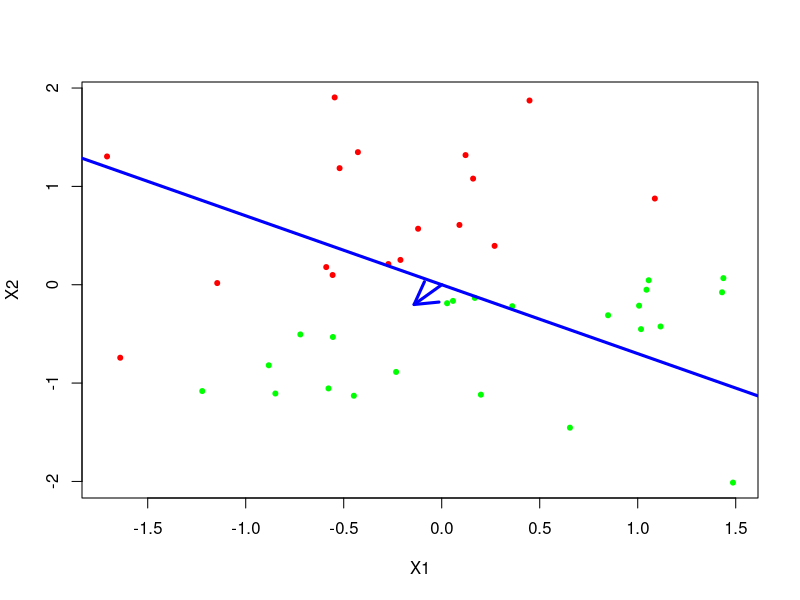
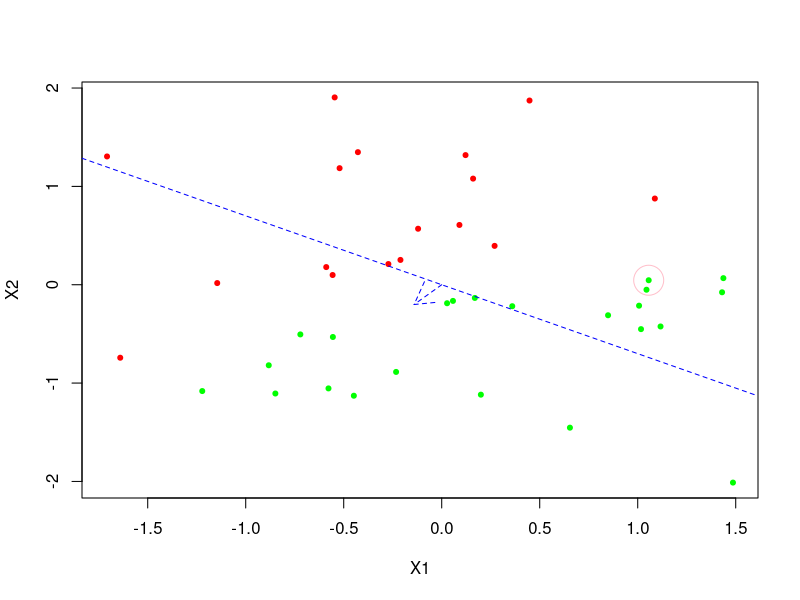

Generate these figures, in order, with R:
#################################
#     PERCEPTRON LEARNING:      #
#       AN ILLUSTRATION         #
#################################

# AUTHOR: Michiel Stock
# mail: michielfmstock@gmail.com
# date: 12 October 2016

# A small illustration of perceptron learning


# make simple classification dataset

toy.data <- data.frame(X1=rnorm(40), X2=rnorm(40))
toy.data$y <- ifelse(toy.data$X1>2*toy.data$X2, -1, 1)

toy.data

plot(X2~X1, data=toy.data,
     col=ifelse(toy.data$y < 0, 'green', 'red'),
     pch=20)
# -1 > green
# 1 > red


beta <- rnorm(2)/5

abline(a=0, b=-beta[1]/beta[2], col='blue', lwd=3)
arrows(0, 0, beta[1], beta[2], col='blue', lwd=3)

update_beta <- function(beta){
  # plot
  plot(X2~X1, data=toy.data,
       col=ifelse(toy.data$y < 0, 'green', 'red'),
       pch=20)
  abline(a=0, b=-beta[1]/beta[2], col='blue', lwd=1, lty=2)
  arrows(0, 0, beta[1], beta[2], col='blue', lwd=1, lty=2)
  # get random instance
  i <- sample(1:40, 1)
  x <- toy.data[i, 1:2]
  y <- toy.data[i, 3]
  # highlight point
  points(x, col='pink', cex=4)
  arrows(0, 0, x[1,1], x[2,1], col='pink', lty=2)
  # calculate and highlight direction
  if(y * sum(x * beta) < 0){  # if misclassified
  update.dir <- as.numeric(x*y)
  arrows(0, 0, update.dir[1], update.dir[2], col='pink', lwd=2)
  # new parameter + show
  beta <- beta + update.dir
  # regularization
  # beta <- 0.7 * beta
  abline(a=0, b=-beta[1]/beta[2], col='blue', lwd=3)
  arrows(0, 0, beta[1], beta[2], col='blue', lwd=3)
  }
  return(beta)
}

beta <- update_beta(beta)

